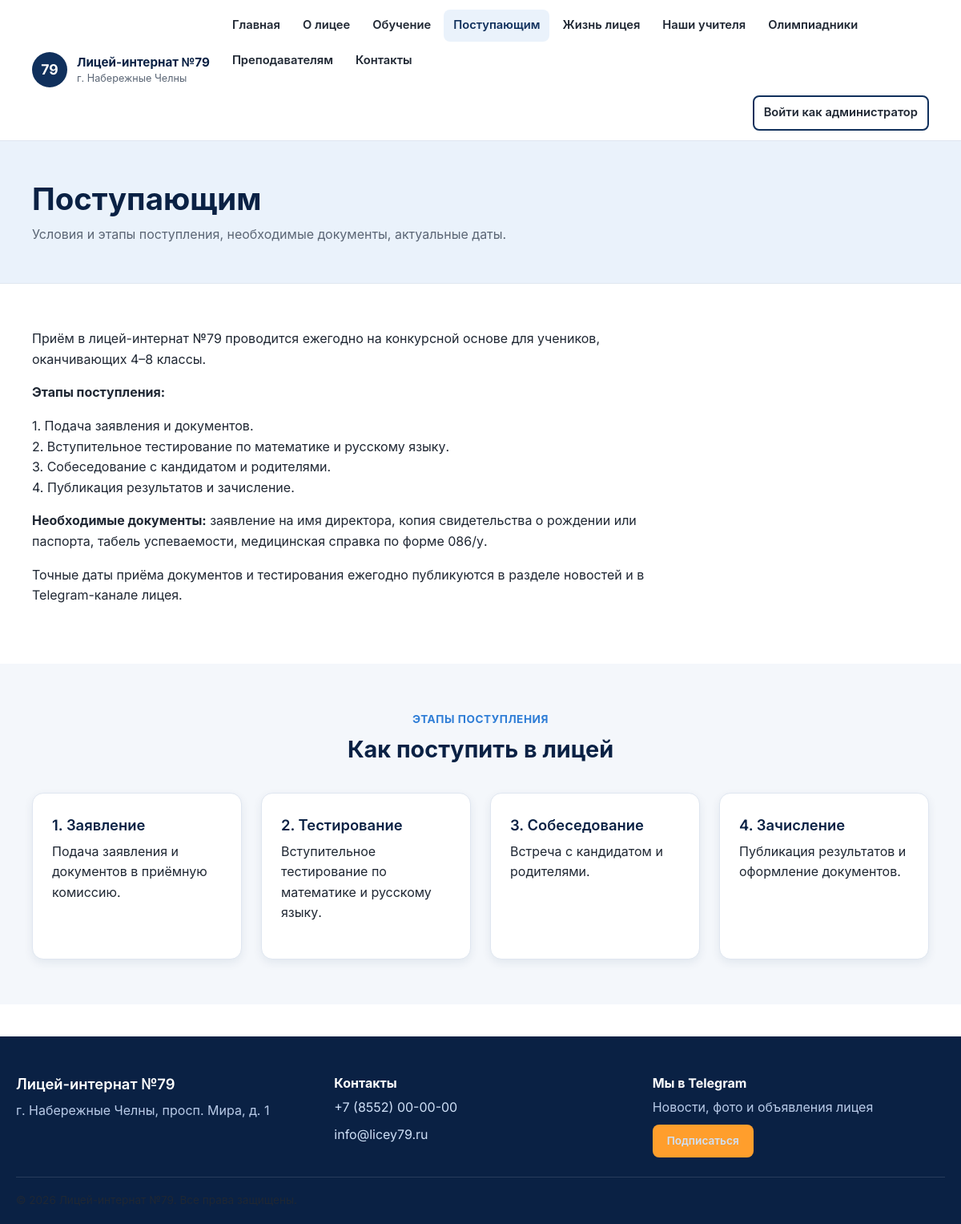
Page /admission.php on the committed database.
### tables this page shows
CREATE TABLE IF NOT EXISTS pages (
    id               INT UNSIGNED AUTO_INCREMENT PRIMARY KEY,
    slug             VARCHAR(191) NOT NULL,
    title            VARCHAR(255) NOT NULL,
    content          MEDIUMTEXT NULL,
    meta_description VARCHAR(500) NULL,
    protected        TINYINT(1) NOT NULL DEFAULT 0,
    nav_order        INT NOT NULL DEFAULT 100,
    updated_at       DATETIME NOT NULL DEFAULT CURRENT_TIMESTAMP ON UPDATE CURRENT_TIMESTAMP,
    UNIQUE KEY uniq_slug (slug)
);

### includes/functions.php (called while the page is built, shortened)
<?php
function e(?string $value): string
{
    return htmlspecialchars($value ?? '', ENT_QUOTES, 'UTF-8');
}
function core_page_files(): array
{
    return [
        'home' => 'index.php',
        'about' => 'about.php',
        'education' => 'education.php',
        'admission' => 'admission.php',
        'life' => 'life.php',
        'teachers' => 'teachers.php',
        'olympiad' => 'olympiad.php',
        'careers' => 'careers.php',
        'contacts' => 'contacts.php',
    ];
}
function page_url(string $slug): string
{
    $core = core_page_files();
    return isset($core[$slug]) ? '/' . $core[$slug] : '/page.php?slug=' . urlencode($slug);
}
function get_page(PDO $pdo, string $slug): ?array
{
    $stmt = $pdo->prepare('SELECT * FROM pages WHERE slug = ? LIMIT 1');
    $stmt->execute([$slug]);
    $page = $stmt->fetch();
    return $page ?: null;
}
function get_nav_pages(PDO $pdo): array
{
    return $pdo->query('SELECT slug, title FROM pages ORDER BY nav_order ASC, id ASC')->fetchAll();
}

### admission.php (the view, shortened to what this page needs)
<?php
require_once __DIR__ . '/includes/functions.php';
$page = get_page($pdo, 'admission');
$activeSlug = 'admission';
require __DIR__ . '/includes/header.php';
?>
<section class="page-hero">
  <div class="container">
    <h1><?= e($page['title'] ?? 'Поступающим') ?></h1>
    <p>Условия и этапы поступления, необходимые документы, актуальные даты.</p>
  </div>
</section>
<section class="section">
  <div class="container">
    <div class="page-content">
      <?= $page['content'] ?? '' ?>
    </div>
  </div>
</section>
<section class="section section-soft">
  <div class="container">
    <div class="section-header">
      <span class="eyebrow">Этапы поступления</span>
      <h2>Как поступить в лицей</h2>
    </div>
    <div class="grid grid-4">
      <div class="card"><h3>1. Заявление</h3><p>Подача заявления и документов в приёмную комиссию.</p></div>
      <div class="card"><h3>2. Тестирование</h3><p>Вступительное тестирование по математике и русскому языку.</p></div>
      <div class="card"><h3>3. Собеседование</h3><p>Встреча с кандидатом и родителями.</p></div>
      <div class="card"><h3>4. Зачисление</h3><p>Публикация результатов и оформление документов.</p></div>
    </div>
  </div>
</section>
<?php require __DIR__ . '/includes/footer.php'; ?>

### includes/header.php (shortened to what this page needs)
<?php
$navPages = get_nav_pages($pdo);
?><!DOCTYPE html>
<html lang="ru">
<head>
<link rel="stylesheet" href="/css/style.css">
</head>
<body>
<header class="site-header">
  <div class="container header-inner">
    <a href="/index.php" class="logo">
      <span class="logo-badge">79</span>
      <span class="logo-text">Лицей-интернат №79<br><small><?= e(SITE_CITY) ?></small></span>
    </a>
    <nav class="main-nav" id="mainNav">
      <ul>
        <?php foreach ($navPages as $navPage): ?>
          <?php
            $slug = $navPage['slug'];
            $href = page_url($slug);
            $isActive = ($activeSlug ?? '') === $slug;
          ?>
          <li><a href="<?= e($href) ?>"<?= $isActive ? ' class="active" aria-current="page"' : '' ?>><?= e($navPage['title']) ?></a></li>
        <?php endforeach; ?>
      </ul>
      <a href="/admin/login.php" class="btn btn-outline nav-admin-btn">Войти как администратор</a>
    </nav>
  </div>
</header>
<main id="main">

### css/style.css (style rules this page uses)
:root { --navy: #10305c; --navy-dark: #0a2144; --blue-light: #eaf2fb; --blue-accent: #2e7dd6; --accent: #ff9e2c; --bg: #ffffff; --bg-soft: #f4f7fb; --text: #1f2733; --text-muted: #5b6675; --border: #dfe6f0; --radius: 14px; --radius-sm: 8px; --shadow: 0 10px 30px rgba(16, 48, 92, 0.08); --shadow-sm: 0 4px 12px rgba(16, 48, 92, 0.08); --font: 'Inter', -apple-system, BlinkMacSystemFont, 'Segoe UI', Roboto, Arial, sans-serif; --container-width: 1160px; }
* { box-sizing: border-box; }
html { scroll-behavior: smooth; }
body { margin: 0; font-family: var(--font); color: var(--text); background: var(--bg); line-height: 1.6; font-size: 16px; }
a { color: var(--blue-accent); text-decoration: none; }
h1, h2, h3, h4 { color: var(--navy-dark); line-height: 1.25; margin: 0 0 .5em; }
h1 { font-size: clamp(1.8rem, 3.2vw, 2.6rem); font-weight: 700; }
h2 { font-size: clamp(1.5rem, 2.4vw, 2rem); font-weight: 700; }
h3 { font-size: 1.15rem; font-weight: 600; }
p { margin: 0 0 1em; color: var(--text); }
.container { max-width: var(--container-width); margin: 0 auto; padding: 0 20px; }
.btn { display: inline-block; padding: 12px 24px; border-radius: var(--radius-sm); font-weight: 600; font-size: 0.95rem; border: 2px solid transparent; cursor: pointer; text-decoration: none; transition: transform .15s ease, box-shadow .15s ease, background-color .15s ease, color .15s ease; }
.btn-outline { background: transparent; color: var(--navy); border-color: var(--navy); }
.site-header { background: #fff; border-bottom: 1px solid var(--border); position: sticky; top: 0; z-index: 100; }
.header-inner { display: flex; align-items: center; justify-content: space-between; padding-top: 12px; padding-bottom: 12px; gap: 16px; }
.logo { display: flex; align-items: center; gap: 12px; color: var(--navy-dark); font-weight: 700; flex-shrink: 0; }
.logo-badge { display: flex; align-items: center; justify-content: center; width: 44px; height: 44px; border-radius: 50%; background: var(--navy); color: #fff; font-weight: 700; font-size: 1.1rem; flex-shrink: 0; }
.logo-text { font-size: 0.95rem; line-height: 1.3; }
.logo-text small { font-weight: 400; color: var(--text-muted); }
.main-nav { display: flex; align-items: center; gap: 24px; flex-wrap: wrap; justify-content: flex-end; }
.main-nav ul { display: flex; flex-wrap: wrap; gap: 4px; list-style: none; margin: 0; padding: 0; }
.main-nav a { display: inline-block; padding: 8px 12px; border-radius: var(--radius-sm); color: var(--text); font-weight: 600; font-size: 0.92rem; }
.main-nav a.active { color: var(--navy); background: var(--blue-light); }
.nav-admin-btn { white-space: nowrap; }
.page-hero { background: var(--blue-light); padding: 48px 0; border-bottom: 1px solid var(--border); }
.page-hero h1 { margin-bottom: 8px; }
.page-hero p { color: var(--text-muted); max-width: 70ch; margin: 0; }
.section { padding: 56px 0; }
.section-soft { background: var(--bg-soft); }
.section-header { max-width: 70ch; margin: 0 auto 36px; text-align: center; }
.eyebrow { display: inline-block; color: var(--blue-accent); font-weight: 700; font-size: 0.85rem; letter-spacing: .04em; text-transform: uppercase; margin-bottom: 8px; }
.page-content { max-width: 76ch; }
.grid { display: grid; gap: 24px; }
.grid-4 { grid-template-columns: repeat(4, 1fr); }
.card { background: #fff; border: 1px solid var(--border); border-radius: var(--radius); padding: 28px 24px; box-shadow: var(--shadow-sm); }

### rows in the picture
pages: title "Главная"
pages: title "О лицее"
pages: title "Обучение"
pages: title "Поступающим", content "Приём в лицей-интернат №79 проводится ежегодно на конкурсной основе для учеников, оканчивающих 4–8 классы. Этапы поступления: 1. Подача заявления и документов. 2. Вступительное тестирование по математике и русскому языку. 3. Собеседование с кандидатом и родителями. 4. Публикация результатов и зачисление. Необходимые документы: заявление на имя директора, копия свидетельства о рождении или паспорта, табель успеваемости, медицинская справка по форме 086/у. Точные даты приёма документов и тестирования ежегодно публикуются в разделе новостей и в Telegram-канале лицея."
pages: title "Жизнь лицея"
pages: title "Наши учителя"
pages: title "Олимпиадники"
pages: title "Преподавателям"
pages: title "Контакты"

### other values in the picture
SITE_CITY "г. Набережные Челны"
SITE_ADDRESS "г. Набережные Челны, просп. Мира, д. 1"
SITE_PHONE "+7 (8552) 00-00-00"
SITE_EMAIL "info@licey79.ru"
